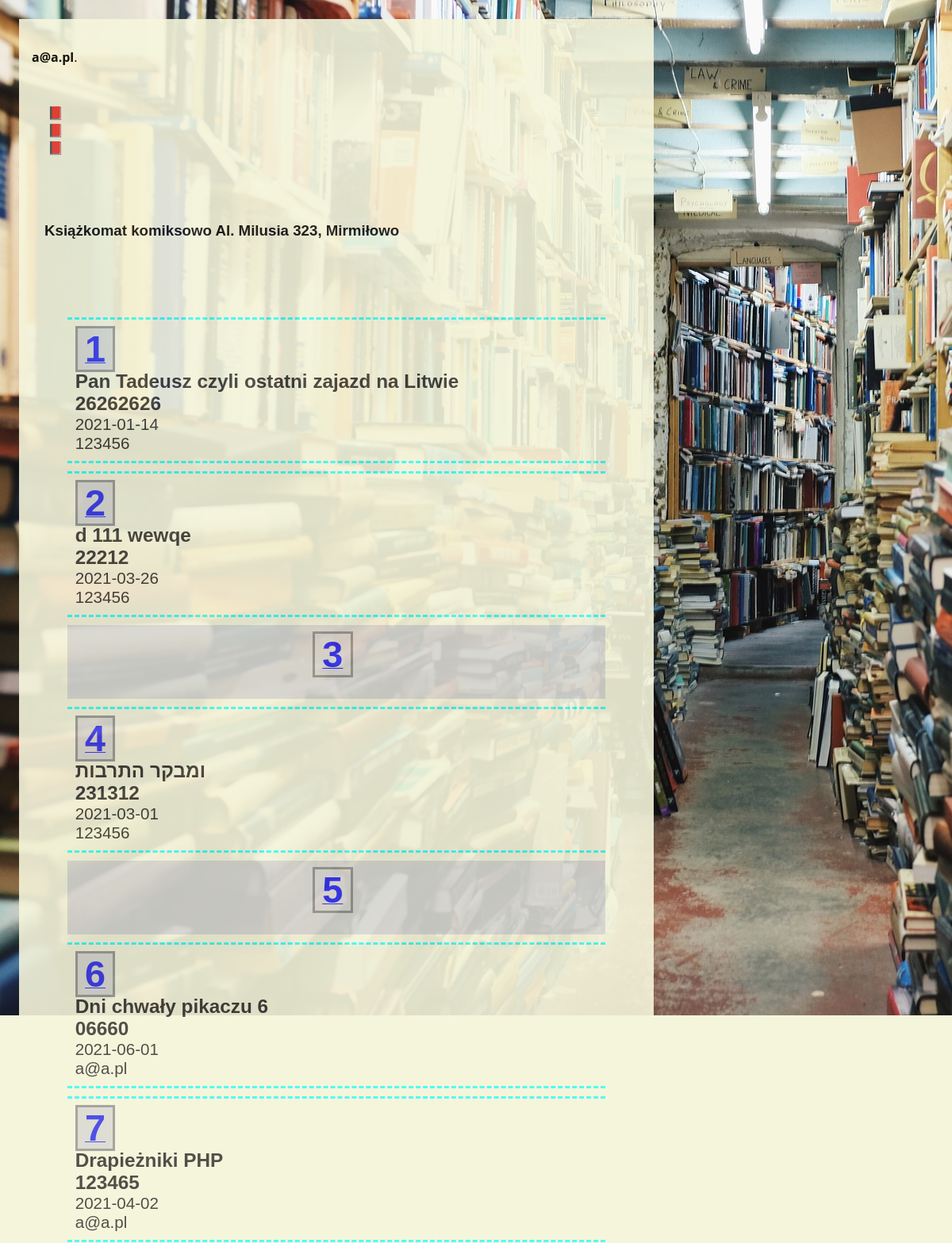
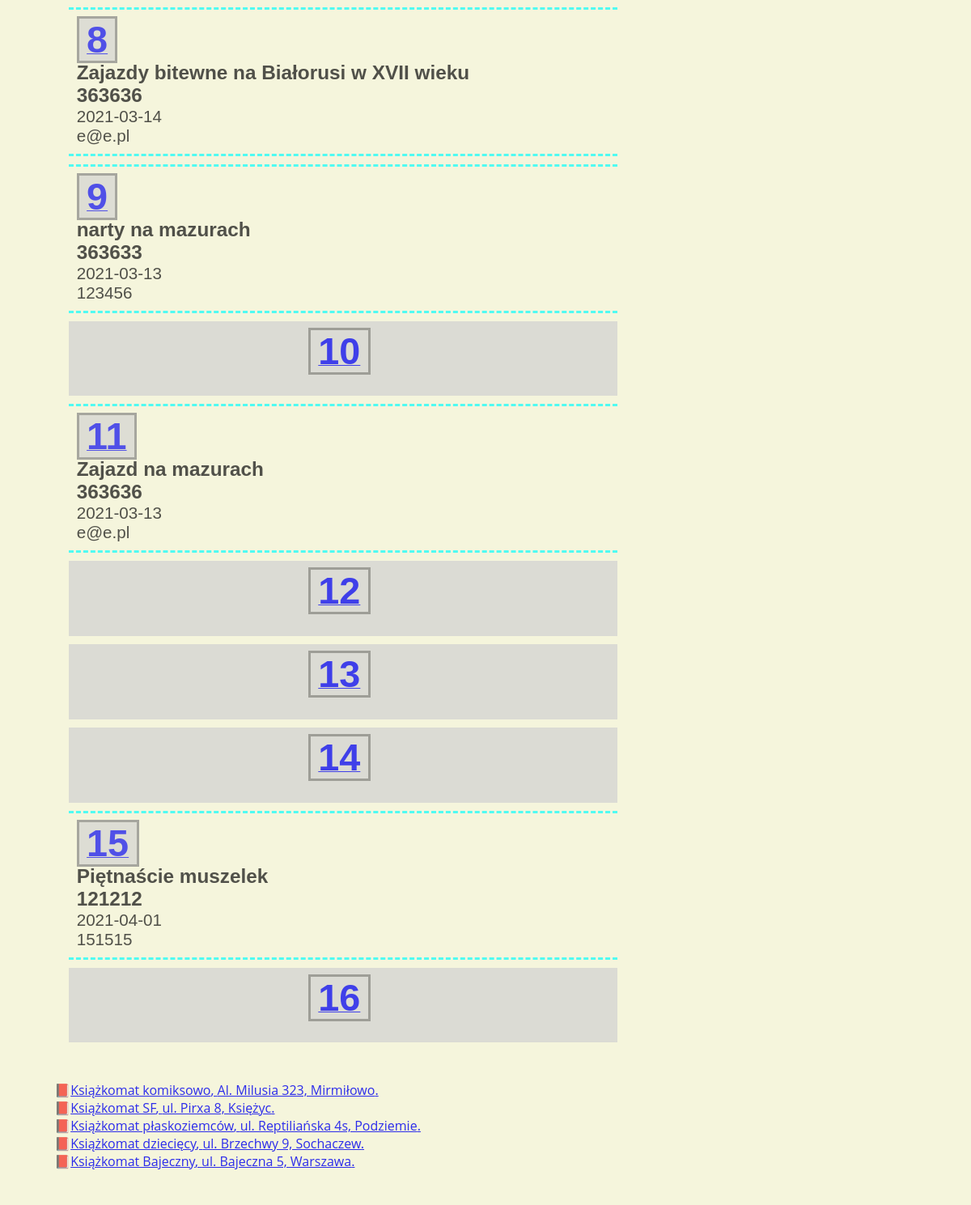
The page /machine.php?id=12 (signed in) on the database its author committed (2 pictures, top to bottom).
### tables this page shows
CREATE TABLE "unit" (
    "unit_id" INTEGER PRIMARY KEY AUTOINCREMENT NOT NULL,
    "unit_name" TEXT,
    "unit_address" TEXT,
    "number_columns" INTEGER,
    "number_box" INTEGER
);

CREATE TABLE "user" (
    "id" INTEGER PRIMARY KEY AUTOINCREMENT NOT NULL,
    "date_insertion" DATETIME,
    "title" TEXT,
    "access_code" TEXT,
    "user_id" INTEGER,
    "box_nr" INTEGER,
    "unit_id" INTEGER
);

### machine.php (the view, shortened to what this page needs)
<?php
require 'config.php';
$db = new MyDB($dbfile);
$selected_unit = filter_input(INPUT_GET, 'id', FILTER_VALIDATE_INT);
$stm = $db->query("SELECT unit_id, unit_name, unit_address, number_box FROM unit");
while ($row = $stm->fetchArray(1)) {
    $unit_id = $row['unit_id'];
    $unit_name = $row['unit_name'];
    $unit_address = $row['unit_address'];
    $unit = "<li><a href=\"?id=$unit_id\">$unit_name, $unit_address.</a></li>";
    $all_units .= $unit;
}
function selected_machine($db, $selected_unit, $info)
{
    $unit_name = "";
    $unit_address = "";
    $number_box = "";
    $stm = $db->prepare("SELECT * from unit where unit_id = :unit_id");
    $stm->bindValue(':unit_id', $selected_unit);
    $score = $stm->execute();
    while ($row = $score->fetchArray(1)) {
        $unit_name = $row['unit_name'];
        $unit_address = $row['unit_address'];
        $number_columns = $row['number_columns'];
        $number_box = $row['number_box'];
    };
    $numbox = 1;
    $k = 1;
    $r = 0;
    $drawing_start = "\n<div  class=\"edycja\">\n";
    $drawing_body = "";
    while ($numbox <= $number_box) {
        $stm = $db->prepare("SELECT unit_name, unit_address from unit where unit_id = :unit_id");
        $stm->bindValue(':unit_id', $selected_unit);
        $score = $stm->execute();
        while ($row = $score->fetchArray(1)) {
            $unit_name = $row['unit_name'];
            $unit_address = $row['unit_address'];
        };
        $stm_box = $db->prepare("SELECT * from user where box_nr = :numbox and unit_id = :unit_id");
        $stm_box->bindValue(':numbox', $numbox);
        $stm_box->bindValue(':unit_id', $selected_unit);
        $score_box = $stm_box->execute();
        $date_insertion = "";
        $title = "";
        $access_code = "";
        $user_id = "";
        while ($row_box = $score_box->fetchArray(1)) {
            $date_insertion = $row_box['date_insertion'];
            $title = $row_box['title'];
            $access_code = $row_box['access_code'];
            $user_id = $row_box['user_id'];
        };
        $box_full = "";
        if (strlen($date_insertion) > 1) {
            $single_box = "<div class=\"machine-box pelna  \">
        <div class=\"\"><a href=\"edit-box.php?box=$numbox&id=$selected_unit\"><span class=\"box-number\">$numbox</span></a>
        $box_full</div><a href=\"edit-box.php?box=$numbox&id=$selected_unit\" class=\"decoration-none\">
        <div>" . $info['book_title'] . " <span class=\"main-data\">$title</span>
        </div>
        <div>" . $info['lockbox_code'] . " <span class=\"main-data\">$access_code</span></div>
        <div>" . $info['date_emptying'] . " <span class=\"highlighted-description\">$date_insertion</span></div>
        <div>" . $info['reader_id'] . " <span class=\"highlighted-description\">$user_id</span></div>
        </a>\n</div>";
        } else {
            $single_box = "<div class=\"grid-item pusta\">
        <div class=\"\"><a href=\"edit-box.php?box=$numbox&id=$selected_unit\"><span class=\"box-number\">$numbox</span></a>
        $box_full<p class=\"alert\"><a href=\"edit-box.php?box=$numbox&id=$selected_unit\">" . $info['box_empty'] . "</a></p>
        </div>\n</div>";
        }
        $drawing_body = $drawing_body . " $single_box  ";
        if ($k < $number_columns) {
            $k++;
            $r++;
        } else {
            $k = 1;
            $drawing_body = $drawing_body . "";
        }
        $numbox++;
    }
    $drawing_stop = "</div>\n";
    $drawing_selected_machine = $drawing_start . $drawing_body . $drawing_stop;
    $unit_info = array($drawing_selected_machine, $unit_name, $unit_address);
    return $unit_info;
}
$unit_info = selected_machine($db, $selected_unit, $info);
$select_machine = $unit_info[1] . " " . $unit_info[2];
$all_units_after = "";
if (is_int($selected_unit)) {
    $unit_template = $unit_info[0];
    $all_units_after = $all_units;
} else {
    $select_machine = $info['select_machine'];
    $unit_template = "";
    $select_machine_after = "";
}
echo $page_head . "\n\t\t<title>" . $info['machine_title']; ?></title>
</head>
<body>
    <?php
    if (isset($_SESSION["name"])) {
    ?>
        <header class="page-header">
            <?php echo $info['admin_login_info'] . " <b>" . $_SESSION['name']; ?></b>.<br>
        </header>
        <nav>
            <ul>
                <li><?php echo $info['admin_logout']; ?></li>
                <li><?php echo $info['admin_page']; ?></li>
                <li><?php echo $info['machine_page']; ?></li>
            </ul>
        </nav>
        <main role="main">
            <section>
                <h3 class=""><?php echo $select_machine; ?></h3>
            </section>
            <section>
                <h3 class=""><?php echo $unit_template;  ?></h3>
                <?php echo $all_units_after; ?>
            </section>
        </main>
    <?php
    } else {
        echo '<header class="page-header">
        <h1>' . $info["machine_message"] . '</h1>
        <h2><a href="login.php">' . $info["login_first"] . '</a></h2>
    </header>';
    }
    ?>
</body>
</html>

### css/style.css (style rules this page uses)
.grid-item { padding: 10px; margin: 10px; text-align: center; }
.pelna { background-color: beige; opacity: 0.9; color: black; }
.pusta { background: lightgray; color: black; }
.main-data { font-weight: bold; font-size: 1.3em; }
.highlighted-description { font-weight: normal; font-size: 1.1em; color: #000; }
.box-number { font-size: 2.5em; font-weight: bold; border-color: gray; background-color: lightgray; border-style: solid; margin-right: .2em; padding-left: 0.2em; padding-right: .2em; }
.machine-box { padding: 10px; margin: 10px; border-bottom: aqua; border-top: aqua; border-top-style: dashed; border-bottom-style: dashed; }
.decoration-none { text-decoration: none; color: black; }
.edycja { background-color: beige; opacity: 0.9; color: black; padding: 1em; margin-bottom: 1em; }
body { padding: 1em; background-image: url('../img/books-768426_1920.jpg'); background-repeat: no-repeat; background-attachment: fixed; background-color: beige; max-width: 800px; font-family: 'Open Sans', sans-serif; }
header { background-color: beige; opacity: 0.9; padding: 1em; }
main { background-color: beige; opacity: 0.9; padding: 1em; }
section { background-color: beige; opacity: 0.9; padding: 1em; }
nav { background-color: beige; opacity: 0.9; padding: 1em; }
h1, h2, h3 { font-family: 'Jost', sans-serif; }
li { list-style: "📕"; padding-left: 0.7em; }

### rows shown on the page
unit: select_machine "Książkomat komiksowo Al. Milusia 323, Mirmiłowo", unit_name "Książkomat komiksowo", unit_address "Al. Milusia 323, Mirmiłowo"
user: title "Pan Tadeusz czyli ostatni zajazd na Litwie", access_code "26262626", date_insertion "2021-01-14", user "123456"
user: title "d 111 wewqe", access_code "22212", date_insertion "2021-03-26", user "123456"
user: title "ומבקר התרבות", access_code "231312", date_insertion "2021-03-01", user "123456"
user: title "Dni chwały pikaczu 6", access_code "06660", date_insertion "2021-06-01", user "a@a.pl"
user: title "Drapieżniki PHP", access_code "123465", date_insertion "2021-04-02", user "a@a.pl"
user: title "Zajazdy bitewne na Białorusi w XVII wieku", access_code "363636", date_insertion "2021-03-14", user "e@e.pl"
user: title "narty na mazurach", access_code "363633", date_insertion "2021-03-13", user "123456"
user: title "Zajazd na mazurach", access_code "363636", date_insertion "2021-03-13", user "e@e.pl"
user: title "Piętnaście muszelek", access_code "121212", date_insertion "2021-04-01", user "151515"
unit: unit_name "Książkomat SF", unit_address "ul. Pirxa 8, Księżyc"
unit: unit_name "Książkomat płaskoziemców", unit_address "ul. Reptiliańska 4s, Podziemie"
unit: unit_name "Książkomat dziecięcy", unit_address "ul. Brzechwy 9, Sochaczew"
unit: unit_name "Książkomat Bajeczny", unit_address "ul. Bajeczna 5, Warszawa"

### other values the page prints
$_SESSION['name'] "a@a.pl"
